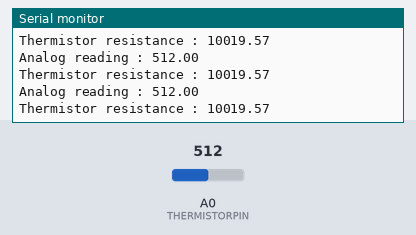
This sketch was run on a simulated Arduino Uno, built with avr-gcc and run on an emulated ATmega328P. On the bench: the last lines printed to the serial monitor. The inputs (shaded band) are chosen by the test bench; at power-on: A0 (THERMISTORPIN) = 512.

Above: at 1.2 s.
1.3 s: A0 (THERMISTORPIN) set to 920
At 1.8 s:
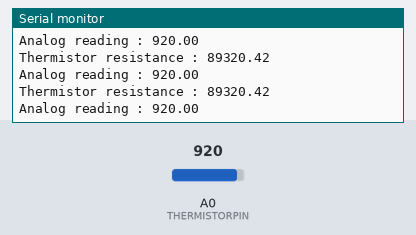
4.3 s: A0 (THERMISTORPIN) set to 948
At 4.8 s:
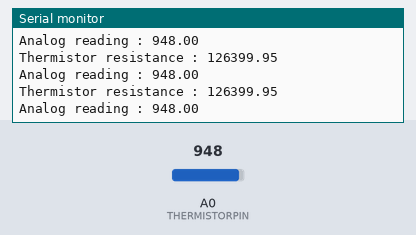
18.0 s: A0 (THERMISTORPIN) set to 522
At 18.9 s:
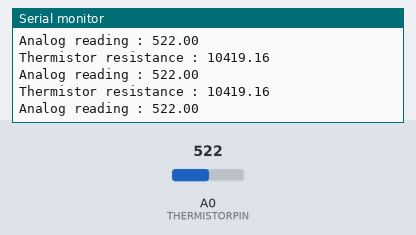
19.5 s: A0 (THERMISTORPIN) set to 494
At 20.0 s:
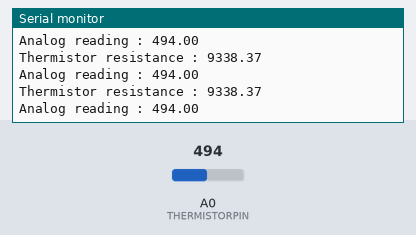
Timing chart, 0 to 22.5 s (numbered marks = the images above; inputs shaded):
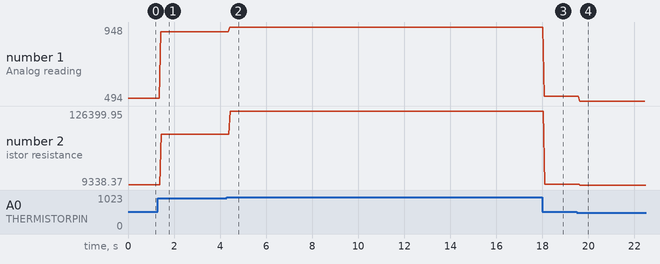

The sketch:

Thermistor_calculating_its_resistance.ino
```cpp
#define SERIESRESISTOR 10000 // so this is a thermistor
#define THERMISTORPIN A0

void setup() {  // calculating the resistance of thermistor and from that calculating the temperature

  Serial.begin(9600); // speed of communication


}

void loop() {

float reading;
reading = analogRead(THERMISTORPIN); // SO THIS IS THE THERMISTOR PIN
Serial.print("Analog reading : ");
Serial.println(reading);
// now calculate the resistance of thermistor
reading = (1023/reading) - 1;
reading = SERIESRESISTOR/reading;
Serial.print("Thermistor resistance : ");
Serial.println(reading); // and simply print the resistance then this would be printed


}
```

Measured:
- after the input at 1.3 s, the serial monitor: prints a new line after 0.11 s (image 1)
- after the input at 4.3 s, the serial monitor: prints a new line after 0.12 s (image 2)
- after the input at 18.0 s, the serial monitor: prints a new line after 0.08 s (image 3)
- after the input at 19.5 s, the serial monitor: prints a new line after 0.12 s (image 4)
- plotted number 1: 512 → 920 after the input at 1.3 s, 920 → 948 after the input at 4.3 s, 948 → 522 after the input at 18.0 s, 522 → 494 after the input at 19.5 s
- plotted number 2: 10019.57 → 89320.42 after the input at 1.3 s, 89320.42 → 126399.95 after the input at 4.3 s, 126399.95 → 10419.16 after the input at 18.0 s, 10419.16 → 9338.37 after the input at 19.5 s
